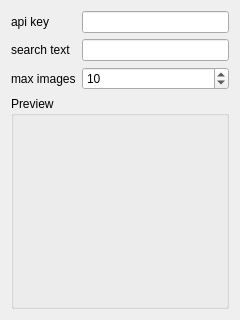
<?xml version="1.0" encoding="UTF-8"?>
<ui version="4.0">
 <class>Widget</class>
 <widget class="QWidget" name="Widget">
  <property name="enabled">
   <bool>true</bool>
  </property>
  <property name="geometry">
   <rect>
    <x>0</x>
    <y>0</y>
    <width>240</width>
    <height>320</height>
   </rect>
  </property>
  <property name="windowTitle">
   <string>Form</string>
  </property>
  <layout class="QGridLayout" name="gridLayout">
   <item row="0" column="0">
    <widget class="QLabel" name="label_3">
     <property name="text">
      <string>api key</string>
     </property>
    </widget>
   </item>
   <item row="1" column="0">
    <widget class="QLabel" name="label_2">
     <property name="text">
      <string>search text</string>
     </property>
    </widget>
   </item>
   <item row="1" column="1">
    <widget class="QLineEdit" name="searchTextLineEdit"/>
   </item>
   <item row="2" column="0">
    <widget class="QLabel" name="label">
     <property name="text">
      <string>max images</string>
     </property>
    </widget>
   </item>
   <item row="2" column="1">
    <widget class="QSpinBox" name="maxImagesSpinBox">
     <property name="prefix">
      <string/>
     </property>
     <property name="maximum">
      <number>9999999</number>
     </property>
     <property name="value">
      <number>10</number>
     </property>
    </widget>
   </item>
   <item row="0" column="1">
    <widget class="QLineEdit" name="apiKeyLineEdit"/>
   </item>
   <item row="3" column="0" colspan="2">
    <widget class="QGroupBox" name="groupBox">
     <property name="title">
      <string>Preview</string>
     </property>
     <layout class="QGridLayout" name="gridLayout_2">
      <item row="0" column="0">
       <widget class="QLabel" name="previewLabel">
        <property name="text">
         <string/>
        </property>
       </widget>
      </item>
     </layout>
    </widget>
   </item>
  </layout>
 </widget>
 <resources/>
 <connections/>
</ui>
